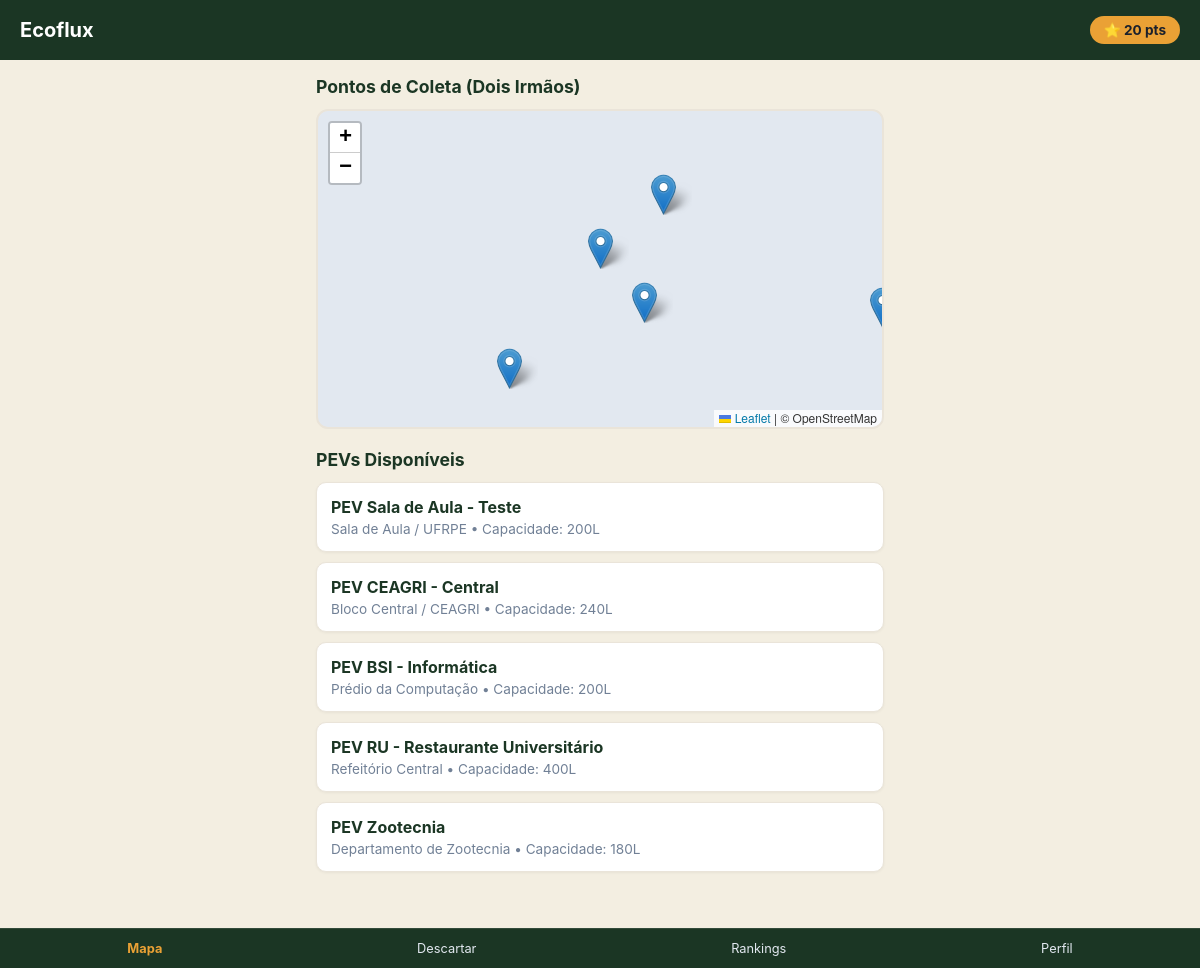
/ (signed in), run on the app's committed database.
### tables this page shows
CREATE TABLE pontos_descarte (
        id INTEGER PRIMARY KEY AUTOINCREMENT,
        nome TEXT NOT NULL,
        bloco TEXT NOT NULL,
        latitude REAL NOT NULL,
        longitude REAL NOT NULL,
        ativo INTEGER DEFAULT 1,
        qr_token TEXT UNIQUE NOT NULL,
        capacidade_litros INTEGER DEFAULT 200
    );

### app.py (the view)
@app.route("/")
@login_required
def index():
    conn = get_db()
    user = conn.execute("SELECT saldo_pontos FROM usuarios WHERE id = ?", (session["user_id"],)).fetchone()
    if not user:
        conn.close()
        session.clear()
        return redirect(url_for("login"))
    pontos = conn.execute("SELECT * FROM pontos_descarte WHERE ativo = 1").fetchall()
    conn.close()
    return render_template("index.html", user_pontos=user["saldo_pontos"], pevs=[dict(p) for p in pontos])

### app.py (called while the page is built)
def get_db():
    conn = sqlite3.connect(DB_PATH)
    conn.row_factory = sqlite3.Row
    return conn

def login_required(f):
    @wraps(f)
    def decorated_function(*args, **kwargs):
        if "user_id" not in session:
            flash("Por favor, autentique-se para continuar.", "warning")
            return redirect(url_for("login"))
        return f(*args, **kwargs)
    return decorated_function

### templates/index.html (shortened to what this page needs)
<!DOCTYPE html>
<html lang="pt-br">
<head>
    <link rel="stylesheet" href="https://cdnjs.cloudflare.com/ajax/libs/leaflet/1.9.4/leaflet.css" />
</head>
<body>
    <header>
        <div class="brand">Ecoflux</div>
        <div class="score-pill">⭐ {{ user_pontos }} pts</div>
    </header>
    <main>
        <h2 class="section-title">Pontos de Coleta (Dois Irmãos)</h2>
        <div id="map" class="map-container"></div>
        <h2 class="section-title">PEVs Disponíveis</h2>
        <div class="pev-list">
            {% for pev in pevs %}
            <div class="pev-card">
                <div class="pev-name">{{ pev.nome }}</div>
                <div class="pev-desc">{{ pev.bloco }} • Capacidade: {{ pev.capacidade_litros }}L</div>
            </div>
            {% endfor %}
        </div>
    </main>
    <nav class="nav-bar">
        <a href="/" class="nav-item active">Mapa</a>
        <a href="/descarte" class="nav-item">Descartar</a>
        <a href="/ranking" class="nav-item">Rankings</a>
        <a href="/perfil" class="nav-item">Perfil</a>
    </nav>
</body>
</html>

### templates/index.html (style rules this page uses)
:root { --floresta: #1B3624; --areia: #F3EEE1; --areia-card: #EAE4D9; --marigold: #EAA135; --verde-ativo: #4B7E33; --texto: #2D3748; }
* { box-sizing: border-box; margin: 0; padding: 0; }
body { font-family: -apple-system, BlinkMacSystemFont, "Segoe UI", Roboto, sans-serif; background-color: var(--areia); color: var(--texto); padding-bottom: 80px; }
header { background-color: var(--floresta); color: white; padding: 16px 20px; display: flex; justify-content: space-between; align-items: center; }
.brand { font-size: 1.25rem; font-weight: bold; }
.score-pill { background-color: var(--marigold); color: #1a202c; padding: 6px 14px; border-radius: 999px; font-size: 0.85rem; font-weight: bold; }
main { padding: 16px; max-width: 600px; margin: 0 auto; }
.map-container { height: 320px; width: 100%; border-radius: 12px; overflow: hidden; border: 2px solid var(--areia-card); margin-bottom: 20px; background-color: #e2e8f0; }
.section-title { font-size: 1.1rem; margin-bottom: 12px; color: var(--floresta); }
.pev-list { display: flex; flex-direction: column; gap: 10px; }
.pev-card { background: white; border: 1px solid var(--areia-card); border-radius: 10px; padding: 14px; box-shadow: 0 1px 3px rgba(0,0,0,0.05); }
.pev-name { font-weight: bold; color: var(--floresta); margin-bottom: 4px; }
.pev-desc { font-size: 0.85rem; color: #718096; }
.nav-bar { position: fixed; bottom: 0; left: 0; right: 0; background: var(--floresta); display: flex; justify-content: space-around; padding: 12px 0; border-top: 1px solid rgba(255,255,255,0.1); z-index: 1000; }
.nav-item { color: #e2e8f0; text-decoration: none; font-size: 0.8rem; display: flex; flex-direction: column; align-items: center; }
.nav-item.active { color: var(--marigold); font-weight: bold; }

### data on the page
pontos_descarte: nome "PEV Sala de Aula - Teste", bloco "Sala de Aula / UFRPE", capacidade_litros "200"
pontos_descarte: nome "PEV CEAGRI - Central", bloco "Bloco Central / CEAGRI", capacidade_litros "240"
pontos_descarte: nome "PEV BSI - Informática", bloco "Prédio da Computação", capacidade_litros "200"
pontos_descarte: nome "PEV RU - Restaurante Universitário", bloco "Refeitório Central", capacidade_litros "400"
pontos_descarte: nome "PEV Zootecnia", bloco "Departamento de Zootecnia", capacidade_litros "180"

### other printed values
{{ user_pontos }} "20"
